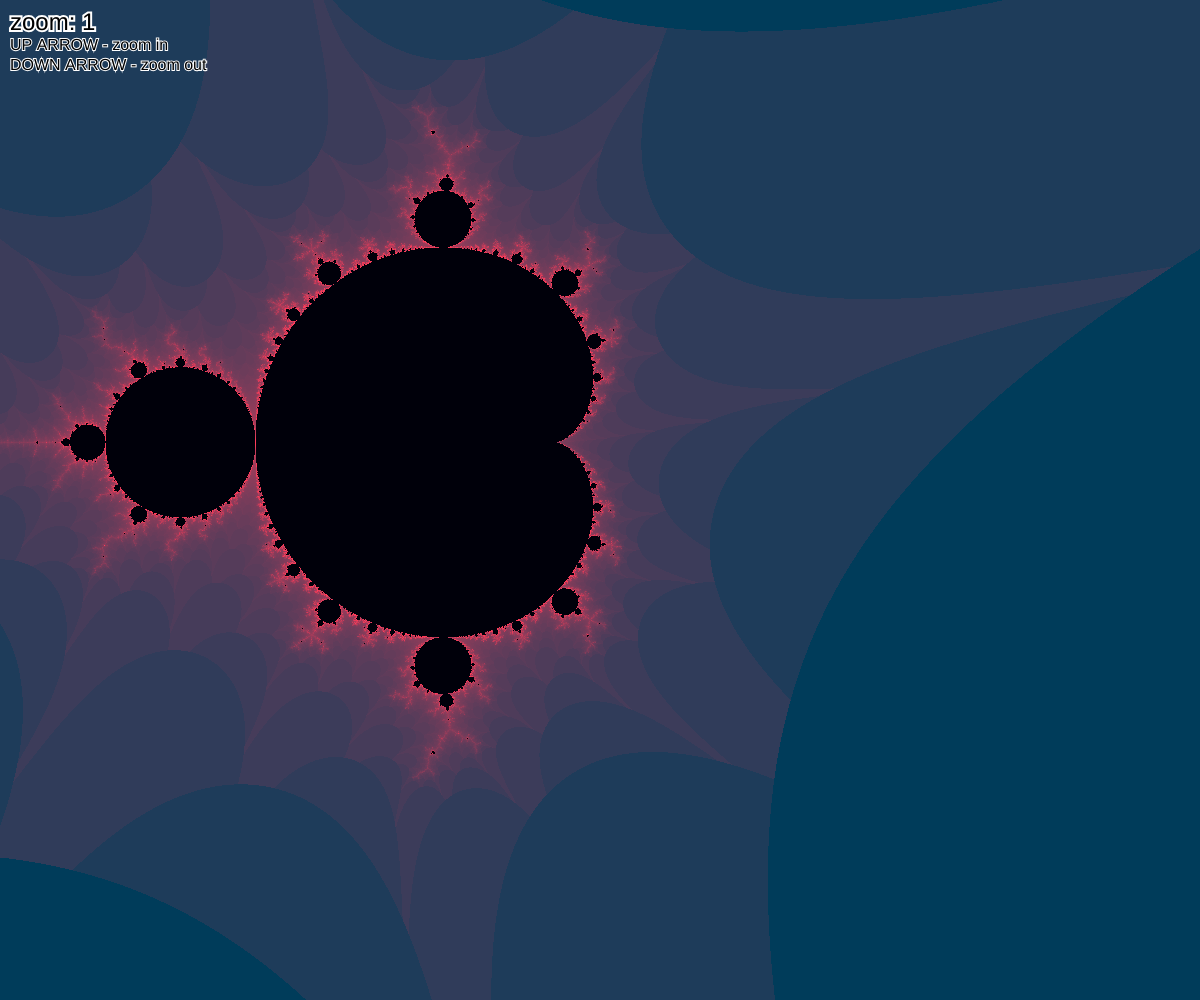
Frame 1 (no input)
Frame 2 (the mouse pressed at the canvas centre, redrawn once): identical to frame 1, image omitted

The p5.js sketch that drew this single still picture (run headless with seeded random() and noise() and a simulated clock; the mouse was pressed at the canvas centre and the sketch redrawn once):

// p5.js sketch
// ── sketch.js
let zoom = 1;
const maxIterations = 10000;

function setup() {
  createCanvas(windowWidth, windowHeight);
  pixelDensity(1);
  frameRate(30);
}

function draw() {
  loadPixels();
  let w = 2;
  let h = (w * height) / width;
  
  let offsetX = 0.4;
  let offsetY = 0.193938;
  let minx = -w*zoom+offsetX;
  let maxx = w*zoom+offsetX;
  let miny = -h*zoom+offsetY;
  let maxy = h*zoom+offsetY;
  let start = millis();
  for(var x = 0; x < width; x++){
    for(var y = 0; y < height; y++){
      
      var realPart = map(x, 0, width, minx, maxx);
      var imagPart = map(y, 0, height, miny, maxy);
      var Creal = realPart;
      var Cimag = imagPart;
      
      var n = 0;
      
      while(n < maxIterations) {
        var rr = realPart * realPart - imagPart * imagPart;
        var ii = 2 * realPart * imagPart;
        realPart = rr + Creal;
        imagPart = ii + Cimag;
        
        n++;
        var z = abs(realPart + imagPart);
        if(z > 4) {
          break;
        }
        
      }
      
      var r = map(log(n), 0, 0.5*log(maxIterations), 0, 200);
      // var g = map(n/maxIterations, 1/maxIterations, 1, 50, 120);
      // var b = map(n, 0, maxIterations, 0, 100);
      var g = 60;
      var b = 90;
    
      if (n == maxIterations) {
        r = 0;
        g = 0;
        b = 10;
      }
      
      var pix = (x + y * width) * 4;
      pixels[pix + 0] = r != 0 ? r : 0;
      pixels[pix + 1] = g != 0 ? g : 0;
      pixels[pix + 2] = b != 0 ? b : 0;
      pixels[pix + 3] = 255;
    }
  }
  let end = millis();
  console.log(end-start + " milliseconds");
  updatePixels();
  
  strokeWeight(4);
  stroke(255);
  fill(0);
  textSize(24);
  text("zoom: "+zoom, 10, 30);
  strokeWeight(2);
  textSize(16);
  text("UP ARROW - zoom in", 10, 50);
  text("DOWN ARROW - zoom out", 10, 70);
  //zoom = zoom / 1.1;
  noLoop();
}

function keyPressed(){
  if(keyCode == DOWN_ARROW) {
    zoom = zoom * 2;
  }
  if(keyCode == UP_ARROW) {
    zoom = zoom / 2;
  }
  text("loading...", 10, 380);
  loop();
}

/*
function mouseWheel(event) {
  if (event.delta > 0) {
    if (zoom > 1) {
      zoom = zoom * (zoom + 1);
    }
  } else {
    zoom = zoom / (zoom+1);
  }
  return false;
}*/
